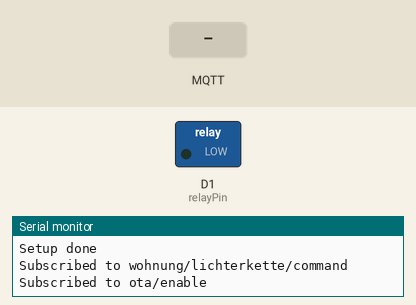
Recording of a program running on a simulated ESP8266 (Wemos D1 mini). On the bench: switched loads named in the program (green lamp = pin HIGH), the last lines printed to the serial monitor. Inputs (shaded band) come from the test bench. WiFi joins after 1.5 s; servers stay silent unless stated; no MQTT or app messages arrive unless stated.

Above: at 2.7 s.
2.8 s: MQTT message "1" arrives on the first subscribed topic
At 3.6 s:
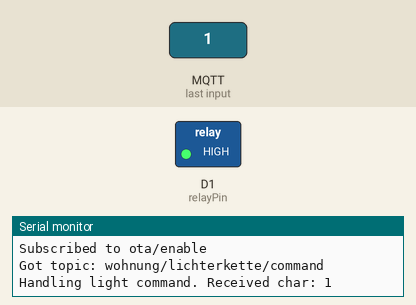
4.3 s: MQTT message "0" arrives on the first subscribed topic
At 4.7 s:
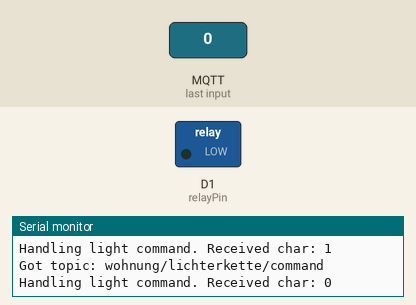
Timing chart, 0 to 7.3 s (numbered marks = the images above; inputs shaded):
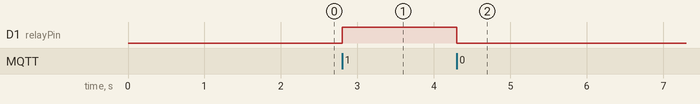

Measured:
- after the input at 2.8 s, D1 (relayPin): LOW → HIGH at once
- after the input at 4.3 s, D1 (relayPin): HIGH → LOW at once

The program:

main.cpp
```cpp
#include <vector>

#include <ESP8266WiFi.h>

#include <DNSServer.h>
#include <ESP8266WebServer.h>
#include <WiFiManager.h>         //https://github.com/tzapu/WiFiManager

#include <PubSubClient.h>

#include <ArduinoOTA.h>


const char* DEVICE_NAME = "Lichterkette";

const char* MQTT_HOST = "openhab";
const uint16_t MQTT_PORT = 1883;
const char* MQTT_COMMAND_QUEUE = "wohnung/lichterkette/command";
const char* MQTT_STATUS_QUEUE = "wohnung/lichterkette/status";

const char MQTT_ON_CHAR = '1';
const char MQTT_OFF_CHAR = '0';

const char* MQTT_ON_RESPONSE = "On";
const char* MQTT_OFF_RESPONSE = "Off";

const char* MQTT_OTA_QUEUE = "ota/enable";
const char MQTT_OTA_CHAR = '1';


const int relayPin = D1; // The Shield uses pin 1 for the relay
int powerStatus = LOW;
bool ota_flag = false;

WiFiClient espClient;
PubSubClient mqtt_client(espClient);

void turn_light_on() {
    digitalWrite(relayPin, HIGH);
    mqtt_client.publish(MQTT_STATUS_QUEUE, MQTT_ON_RESPONSE);
}

void turn_light_off() {
    digitalWrite(relayPin, LOW);
    mqtt_client.publish(MQTT_STATUS_QUEUE, MQTT_OFF_RESPONSE);
}

void handle_light_command(char receivedChar) {
  Serial.printf("Handling light command. Received char: %c\n", receivedChar);

  if (receivedChar == MQTT_ON_CHAR) {
    turn_light_on();
  } else if (receivedChar == MQTT_OFF_CHAR) {
    turn_light_off();
  }
}

void handle_ota_command(char receivedChar) {
  Serial.printf("Handling ota command. Received char: %c\n", receivedChar);

  if (receivedChar == MQTT_OTA_CHAR) {
    Serial.println("Starting OTA handling.");
    Serial.println(WiFi.localIP());
    ota_flag = true;
  }
}

void mqtt_on_message(char* topic, byte* payload, unsigned int length) {
  Serial.printf("Got topic: %s\n", topic);

  for (int i = 0; i < length; i++) {
    char receivedChar = (char)payload[i];
    if (strcmp(topic, MQTT_COMMAND_QUEUE) == 0) {
      handle_light_command(receivedChar);
    }

    if (strcmp(topic, MQTT_OTA_QUEUE) == 0) {
      handle_ota_command(receivedChar);
    }

  }
}

void mqtt_reconnect() {
  while (!mqtt_client.connected()) {
    if (mqtt_client.connect(DEVICE_NAME)) {
      mqtt_client.subscribe(MQTT_COMMAND_QUEUE);
      mqtt_client.subscribe(MQTT_OTA_QUEUE);

      Serial.printf("Subscribed to %s\n", MQTT_COMMAND_QUEUE);
      Serial.printf("Subscribed to %s\n", MQTT_OTA_QUEUE);
    } else {
      Serial.println("No connection to MQTT. Waiting 5 seconds and then trying again.");
      delay(5000);
    }
  }
}

void initialize_ota() {
  // Port defaults to 8266
  ArduinoOTA.setPort(8266);

  // Hostname defaults to esp8266-[ChipID]
  ArduinoOTA.setHostname(DEVICE_NAME);

  // No authentication by default
  ArduinoOTA.setPassword((const char *)"123"); // password

  ArduinoOTA.onStart([]() {
    Serial.println("Start");
  });

  ArduinoOTA.onEnd([]() {
    Serial.println("\nEnd");
    ESP.restart();
  });

  ArduinoOTA.onProgress([](unsigned int progress, unsigned int total) {
    Serial.printf("Progress: %u%%\r", (progress / (total / 100)));
  });

  ArduinoOTA.onError([](ota_error_t error) {
    Serial.printf("Error[%u]: ", error);
    if (error == OTA_AUTH_ERROR) Serial.println("Auth Failed");
    else if (error == OTA_BEGIN_ERROR) Serial.println("Begin Failed");
    else if (error == OTA_CONNECT_ERROR) Serial.println("Connect Failed");
    else if (error == OTA_RECEIVE_ERROR) Serial.println("Receive Failed");
    else if (error == OTA_END_ERROR) Serial.println("End Failed");
  });

  ArduinoOTA.begin();
}

void setup() {
  Serial.begin(115200);
  Serial.println("Setup starting");

  // WiFiManager
  WiFiManager wifiManager;
  wifiManager.autoConnect(DEVICE_NAME);

  // Initialize Relay-Shield
  pinMode(relayPin, OUTPUT);
  digitalWrite(relayPin, LOW);

  // Connect to MQTT
  mqtt_client.setServer(MQTT_HOST, MQTT_PORT);
  mqtt_client.setCallback(mqtt_on_message);

  initialize_ota();

  Serial.println("Setup done");
}

void loop() {
  if (!mqtt_client.connected()) {
    mqtt_reconnect();
  }

  mqtt_client.loop();

  if (ota_flag) {
    Serial.println("OTA Flag is true.");
    ArduinoOTA.handle();
  }
}
```
